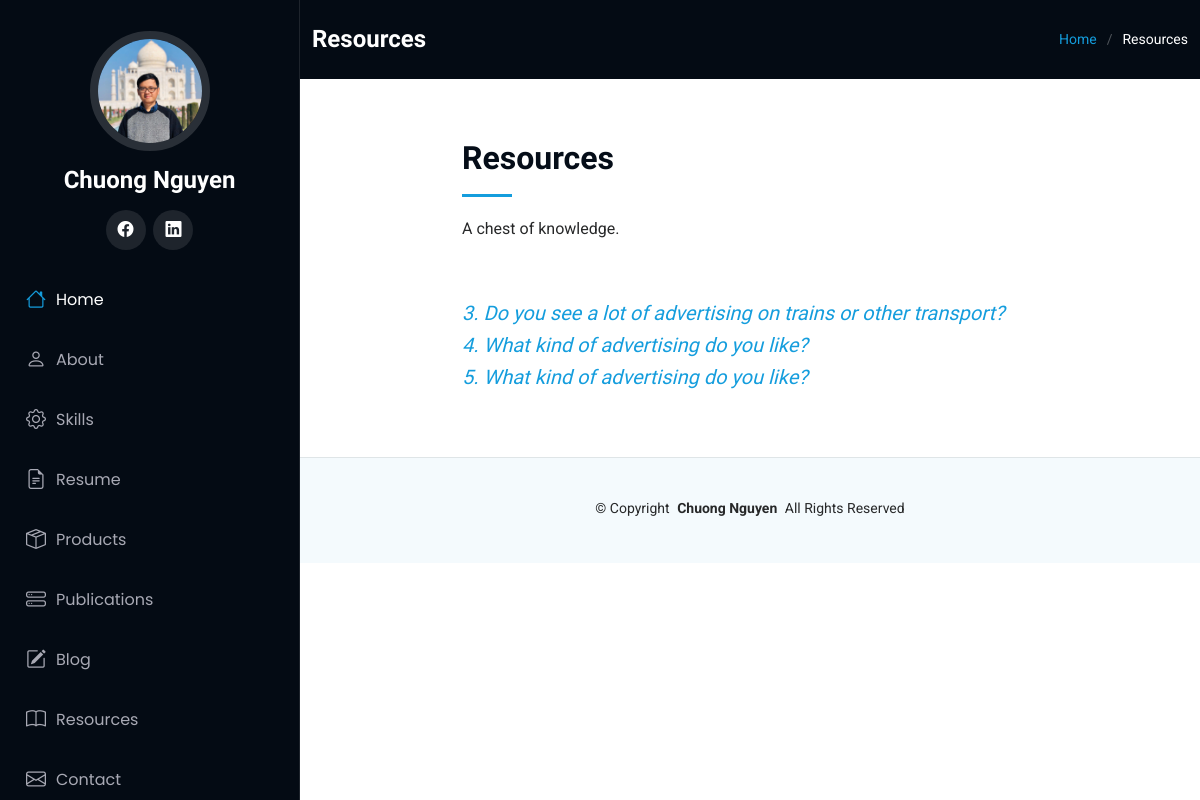
Before: /resources with the older database file.
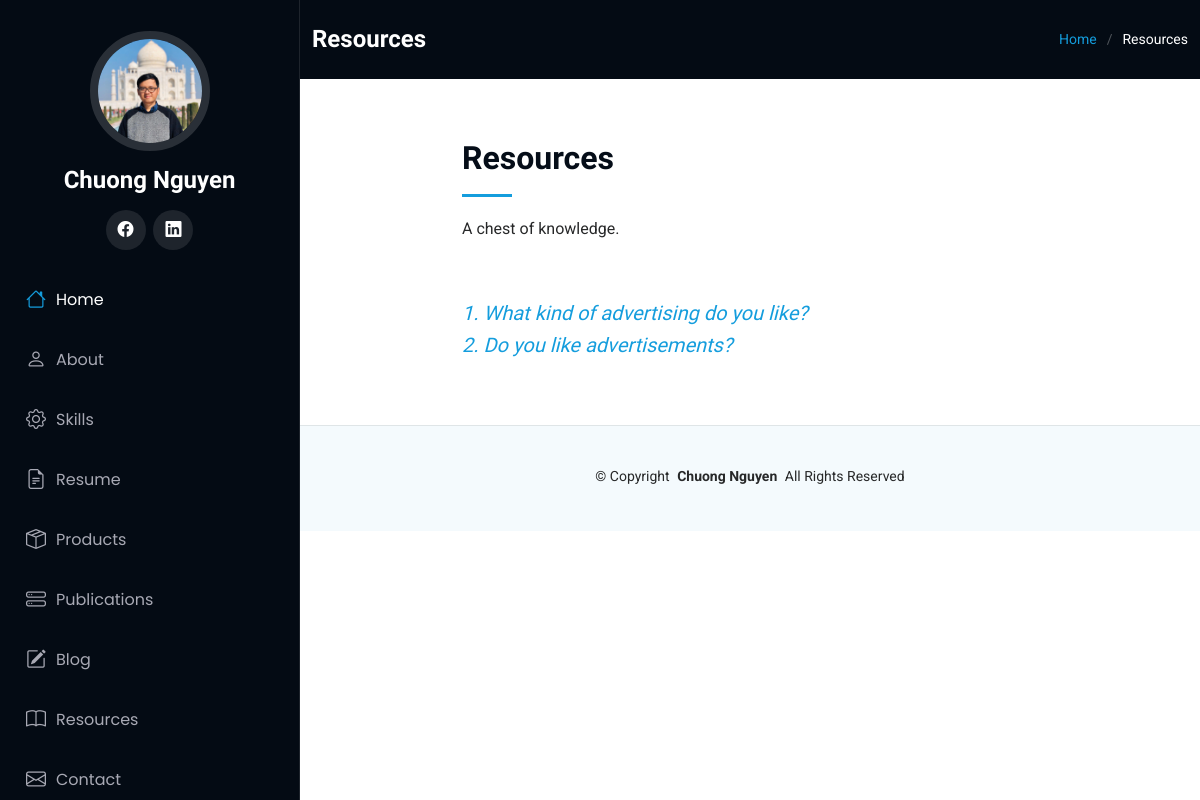
After: the same page with the newer database file.
### main.py (models this page shows)
class SpeakingEnglish(db.Model):
    __tablename__ = "speaking"
    id: Mapped[int] = mapped_column(Integer, primary_key=True)
    topic: Mapped[str] = mapped_column(String(300), nullable=False)
    solution: Mapped[str] = mapped_column(Text, nullable=False)

### main.py (the view)
@app.route('/resources', methods=['GET', 'POST'])
def resources():
    topic_data = db.session.execute(db.select(SpeakingEnglish)).scalars()
    generate_data = GenerateButton()
    if generate_data.validate_on_submit():
        topics_bank = web_scrapping()
        with open('static/assets/files/speaking-part-one.csv', 'a', newline='') as data_file:
            writer = csv.writer(data_file)
            writer.writerow(topics_bank)
        return redirect(url_for('write_to_csv'))
    return render_template('resources.html', generate_button=generate_data, topics=topic_data, current_user=current_user)

### templates/resources.html (shortened to what this page needs)
{% from 'bootstrap5/form.html' import render_form %}
{% extends 'base.html' %}
  {% block content %}
  <main class="main">
    <div class="page-title dark-background">
      <div class="container d-lg-flex justify-content-between align-items-center">
        <h1 class="mb-2 mb-lg-0">Resources</h1>
        <nav class="breadcrumbs">
          <ol>
            <li><a href="{{url_for('home')}}">Home</a></li>
            <li class="current">Resources</li>
          </ol>
        </nav>
      </div>
    </div>
    <section id="starter-section" class="starter-section section">
      <div class="container section-title" data-aos="fade-up">
        <div class="row">
          <div class="col-lg-8 mx-auto">
            <h2>Resources</h2>
            <p>A chest of knowledge.</p>
          </div>
        </div>
      </div>
      {% for topic in topics:%}
      <div class="container" data-aos="fade-up">
        <div class="row">
          <div class="col-lg-8 mx-auto rounded text-body-emphasis">
            <h5 class="display-8 fst-italic"><a href="{{url_for('resource_detail', topic_id=topic.id)}}">{{topic.id}}. {{topic.topic}}</a>
            </h5>
          </div>
        </div>
      </div>
      {% endfor %}
    </section>
  </main>
  {% endblock %}

### templates/base.html (shortened to what this page needs)
<!DOCTYPE html>
<html lang="en">
<head>
  <link href="static/assets/vendor/bootstrap/css/bootstrap.min.css" rel="stylesheet">
  <link href="static/assets/vendor/bootstrap-icons/bootstrap-icons.css" rel="stylesheet">
  <link href="static/assets/vendor/aos/aos.css" rel="stylesheet">
  <link href="static/assets/vendor/glightbox/css/glightbox.min.css" rel="stylesheet">
  <link href="static/assets/vendor/swiper/swiper-bundle.min.css" rel="stylesheet">
  <link href="static/assets/css/main.css" rel="stylesheet">
</head>
<body>
  <header id="header" class="header dark-background d-flex flex-column p-3">
    <div class="profile-img">
      <img src="static/assets/img/chuong-ava.jpg" alt="" class="img-fluid rounded-circle">
    </div>
    <a href="index.html" class="logo d-flex align-items-center justify-content-center">
      <h1 class="sitename">Chuong Nguyen</h1>
    </a>
    <div class="social-links text-center">
      <a href="https://www.facebook.com/cnn1211/" class="facebook"><i class="bi bi-facebook"></i></a>
      <a href="https://www.linkedin.com/in/chuongnguyen94/" class="linkedin"><i class="bi bi-linkedin"></i></a>
    </div>
    <nav id="navmenu" class="navmenu mb-auto">
      {% if not is_not_home: %}
      <ul>
        <li><a href="#" class="active"><i class="bi bi-house navicon"></i>Home</a></li>
        <li><a href="#about"><i class="bi bi-person navicon"></i> About</a></li>
        <li><a href="#skills"><i class="bi-gear navicon"></i> Skills</a></li>
        <li><a href="#resume"><i class="bi bi-file-earmark-text navicon"></i> Resume</a></li>
        <li><a href="#portfolio"><i class="bi bi-box-seam navicon"></i> Products</a></li>
        <li><a href="#publications"><i class="bi bi-hdd-stack navicon"></i> Publications</a></li>
        <li><a href="{{url_for('show_all_posts')}}"><i class="bi bi-pencil-square navicon"></i> Blog</a></li>
        <li><a href="{{url_for('resources')}}"><i class="bi bi-book navicon"></i> Resources</a></li>
        <li><a href="#contact"><i class="bi bi-envelope navicon"></i> Contact</a></li>
      </ul>
      {% endif %}
    </nav>
  </header>
  {% block content %} {% endblock %}
  <footer id="footer" class="footer light-background">
    <div class="container">
      <div class="copyright text-center ">
        <p>© <span>Copyright</span> <strong class="px-1 sitename">Chuong Nguyen</strong> <span>All Rights Reserved</span></p>
      </div>
    </div>
  </footer>
</body>
</html>

### static/assets/css/main.css (style rules this page uses)
:root { --default-font: "Roboto", system-ui, -apple-system, "Segoe UI", Roboto, "Helvetica Neue", Arial, "Noto Sans", "Liberation Sans", sans-serif, "Apple Color Emoji", "Segoe UI Emoji", "Segoe UI Symbol", "Noto Color Emoji"; --heading-font: "Raleway", sans-serif; --nav-font: "Poppins", sans-serif; }
:root { --background-color: #ffffff; --default-color: #272829; --heading-color: #050d18; --accent-color: #149ddd; --surface-color: #ffffff; --contrast-color: #ffffff; }
:root { --nav-color: #a8a9b4; --nav-hover-color: #ffffff; --nav-mobile-background-color: #040b14; --nav-dropdown-background-color: #040b14; --nav-dropdown-color: #a8a9b4; --nav-dropdown-hover-color: #ffffff; }
.light-background { --background-color: #f4fafd; --surface-color: #ffffff; }
.dark-background { --background-color: #040b14; --default-color: #ffffff; --heading-color: #ffffff; --surface-color: #151f2b; --contrast-color: #ffffff; }
:root { scroll-behavior: smooth; }
body { color: var(--default-color); background-color: var(--background-color); font-family: var(--default-font); }
a { color: var(--accent-color); text-decoration: none; transition: 0.3s; }
h1, h2, h3, h4, h5, h6 { color: var(--heading-color); font-family: var(--heading-font); }
.header { color: var(--default-color); background-color: var(--background-color); position: fixed; top: 0; left: 0; bottom: 0; padding: 0 15px; width: 300px; transition: all ease-in-out 0.3s; overflow-y: auto; z-index: 997; border-right: 1px solid color-mix(in srgb, var(--default-color), transparent 90%); }
.header .profile-img img { margin: 15px auto; display: block; width: 120px; border: 8px solid color-mix(in srgb, var(--default-color), transparent 85%); }
.header .logo { line-height: 1; margin-bottom: 15px; }
.header .logo h1 { font-size: 24px; margin: 0; font-weight: 700; color: var(--heading-color); }
.header .social-links { margin: 0 0 20px 0; }
.header .social-links a { font-size: 16px; display: inline-flex; align-items: center; justify-content: center; background: color-mix(in srgb, var(--default-color), transparent 90%); color: var(--default-color); margin: 0 2px; border-radius: 50%; text-align: center; width: 40px; height: 40px; transition: 0.3s; }
@media (min-width: 1200px) { .header~main, .header~#footer { margin-left: 300px; } }
.navmenu { padding: 0; z-index: 9997; }
.navmenu ul { list-style: none; padding: 0 0 20px 0; margin: 0; }
.navmenu a, .navmenu a:focus { color: var(--nav-color); padding: 15px 10px; font-family: var(--nav-font); font-size: 16px; font-weight: 400; display: flex; align-items: center; white-space: nowrap; transition: 0.3s; width: 100%; }
.navmenu a .navicon, .navmenu a:focus .navicon { font-size: 20px; margin-right: 10px; }
.navmenu a:hover, .navmenu .active, .navmenu .active:focus { color: var(--nav-hover-color); }
.navmenu a:hover .navicon, .navmenu .active .navicon, .navmenu .active:focus .navicon { color: var(--accent-color); }
.footer { color: var(--default-color); background-color: var(--background-color); font-size: 14px; padding: 40px 0; position: relative; border-top: 1px solid color-mix(in srgb, var(--default-color), transparent 90%); }
.footer .copyright p { margin-bottom: 0; }
.page-title { color: var(--default-color); background-color: var(--background-color); padding: 25px 0; position: relative; }
.page-title h1 { font-size: 24px; font-weight: 700; }
.page-title .breadcrumbs ol { display: flex; flex-wrap: wrap; list-style: none; padding: 0; margin: 0; font-size: 14px; font-weight: 400; }
.page-title .breadcrumbs ol li+li { padding-left: 10px; }
.page-title .breadcrumbs ol li+li::before { content: "/"; display: inline-block; padding-right: 10px; color: color-mix(in srgb, var(--default-color), transparent 70%); }
section, .section { color: var(--default-color); background-color: var(--background-color); padding: 60px 0; overflow: clip; }
.section-title { padding-bottom: 60px; position: relative; }
.section-title h2 { font-size: 32px; font-weight: 700; margin-bottom: 20px; padding-bottom: 20px; position: relative; }
.section-title h2:after { content: ""; position: absolute; display: block; width: 50px; height: 3px; background: var(--accent-color); left: 0; bottom: 0; }
.section-title p { margin-bottom: 0; }

Changed rows visible on the page:
removed SpeakingEnglish: id "3", topic "Do you see a lot of advertising on trains or other transport?"
removed SpeakingEnglish: id "4", topic "What kind of advertising do you like?"
removed SpeakingEnglish: id "5", topic "What kind of advertising do you like?"
added SpeakingEnglish: id "1", topic "What kind of advertising do you like?"
added SpeakingEnglish: id "2", topic "Do you like advertisements?"
